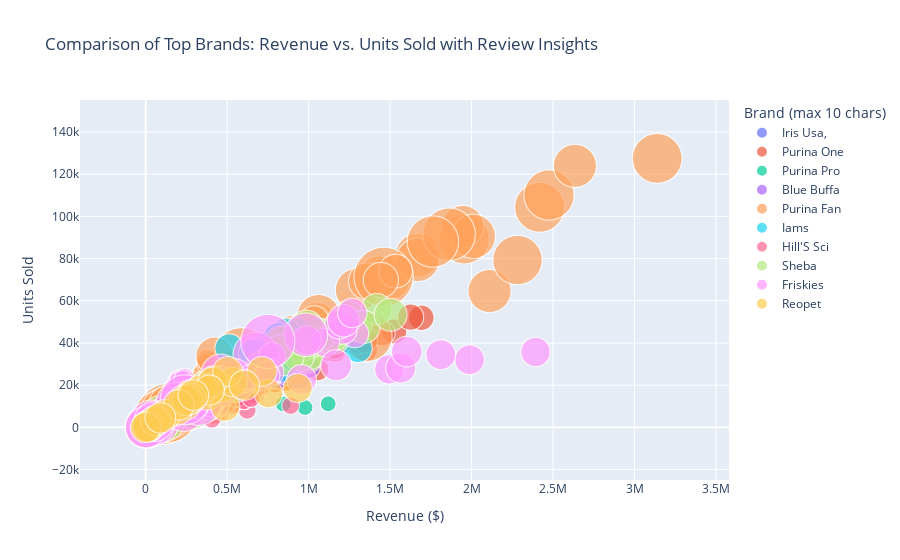

The code cell stored with this chart in its notebook:
### Code cell
# Load the data from the 'Monthly' tab
monthly_data = pd.read_excel('../Customer_Success_Engineer_-_Project_Data.xlsx', sheet_name='Monthly', header=1)

# Select a specific brand for detailed comparison
selected_brand = 'Iris Usa, Inc.'

# Calculate total revenue for each brand to determine the top 10 brands
monthly_data['Revenue'] = monthly_data['Revenue'].replace('[\$,]', '', regex=True).astype(float)
top_brands = monthly_data.groupby('Brand')['Revenue'].sum().nlargest(10).index.tolist()

# Include the selected brand in the list if not already included
if selected_brand not in top_brands:
    top_brands.append(selected_brand)

# Filter data for the top brands
filtered_data = monthly_data[monthly_data['Brand'].isin(top_brands)]

# Truncate brand names to a maximum of 10 characters for display
filtered_data['Brand'] = filtered_data['Brand'].apply(lambda x: x[:10])

# Create the bubble chart
fig = px.scatter(
    filtered_data,
    x='Revenue',
    y='Units',
    size='Reviews',  # Use 'Reviews' as the size of the bubbles
    color='Brand',  # Color each product by its brand
    hover_name='Name',  # Show product name on hover
    title='Comparison of Top Brands: Revenue vs. Units Sold with Review Insights',
    labels={
        'Revenue': 'Revenue ($)',
        'Units': 'Units Sold',
        'Reviews': 'Number of Reviews',
        'Brand': 'Brand (max 10 chars)'
    },
    size_max=60
)

# Highlight the selected brand
selected_brand_data = filtered_data[filtered_data['Brand'] == selected_brand[:10]]


# Show the figure
fig.show()
